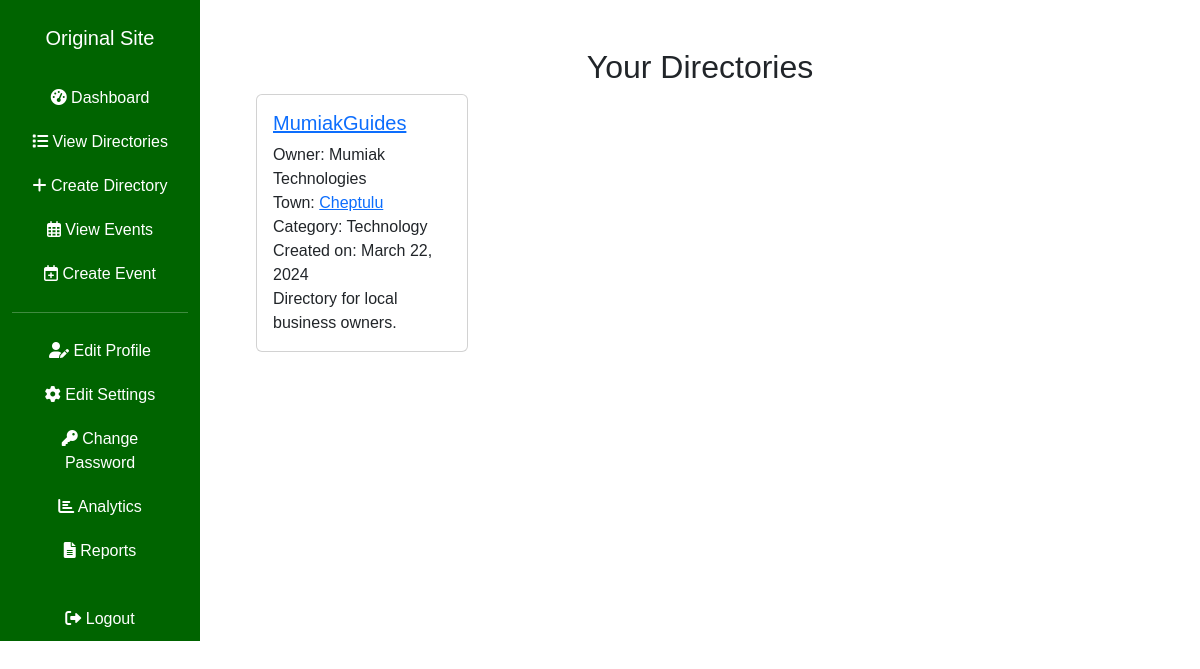
Screenshot of /users/user_listings/ (signed in) with the database file from the repository.
### listings/models.py (models this page shows, shortened)
class Listing(models.Model):
    name = models.CharField(max_length=255, unique=True)
    owner = models.ForeignKey(User, on_delete=models.CASCADE)
    founder = models.CharField(max_length=255, blank=True, null=True)
    header_image = models.ImageField(null=True, blank=True, upload_to="directories/")
    dir_logo = models.ImageField(null=True, blank=True, upload_to="directories/")
    description = CKEditor5Field('Description', config_name='extends', blank=True, null=True)
    date = models.DateField(auto_now_add=True)
    town = models.CharField(max_length=255)
    industry = models.CharField(max_length=255)
    snippet = models.CharField(max_length=50)
    likes = models.ManyToManyField(User, related_name="listing_likes")

### users/views.py (the view)
# urls.py: path('user_listings/', user_listings, name='user_listings'),
@login_required
def user_listings(request):
    listings = Listing.objects.filter(owner=request.user)
    return render(request, 'user/user_listings.html', {'listings': listings})

### users/templates/user/user_listings.html (shortened to what this page needs)
{% extends 'sidebar.html' %}
{% block content %}
<h2 class="text-center">Your Directories</h2>
{% if listings %}
<ul>
    <div class="row row-cols-1 row-cols-md-2 row-cols-lg-4 g-4">
        {% for listing in listings %}
        <div class="col">
            <div class="card">
                <div class="card-body">
                    <h5 class="card-title"><a href="{% url 'listing' listing.pk %}">{{ listing.name }}</a></h5>
                    <p class="card-text">
                        Owner: {{ listing.owner.first_name }} {{ listing.owner.last_name }}<br>
                        Town: <a href="{% url 'town' listing.town %}">{{ listing.town }}</a><br>
                        Category: {{ listing.industry }}
                        Created on: {{ listing.date }} <br>
                        {{ listing.snippet }}
                    </p>
                </div>
            </div>
        </div>
        {% endfor %}
    </div>
</ul>
{% else %}
<p class="text-center">You haven't created any directories yet.</p>
{% endif %}
{% endblock %}

### static/css/style.css (style rules this page uses)
* { padding: 0; margin: 0; font-family: sans-serif; }

### rows the page displays
Listing: name "MumiakGuides", owner.first_name "Mumiak", owner.last_name "Technologies", town "Cheptulu", industry "Technology", date "March 22, 2024", snippet "Directory for local business owners."
